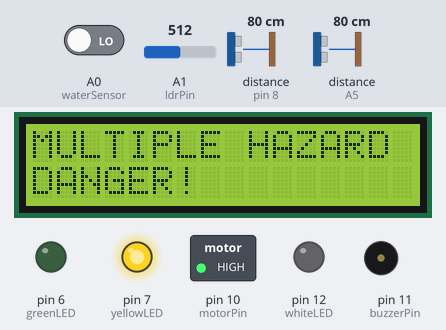
Bench run of a sketch on a simulated Arduino Uno, built with avr-gcc and run on an emulated ATmega328P. On the bench: 16×2 character LCD, switched loads named in the sketch (green lamp = pin HIGH), output pins drawn as LEDs (lit = HIGH), buzzer (waves = sounding, pin HIGH). Wiring (inferred from the names in the program): 2 × ultrasonic range finder: trigger pin 9, echo pin 8 / trigger A4, echo A5. The test bench sets the inputs (shaded band); at power-on: A1 (ldrPin) = 512, distance to the obstacle (sensors on pin 8, A5) 80 cm, A0 (waterSensor) LOW. The echo pulse lasts 58.3 µs per cm; pins used as bus, display or sensor lines are not drawn.

Above: at 2.78 s.
2.8 s: A1 (ldrPin) set to 481
At 2.94 s:
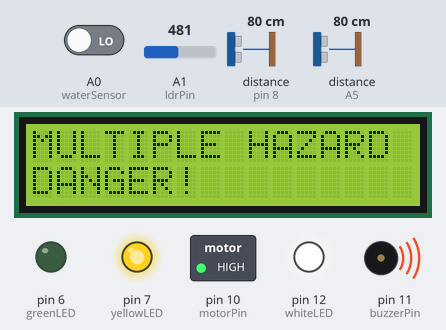
4.8 s: A1 (ldrPin) set to 510
At 5.14 s:
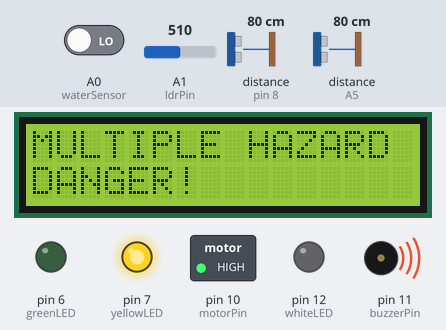
7.6 s: A1 (ldrPin) set to 490
At 7.98 s:
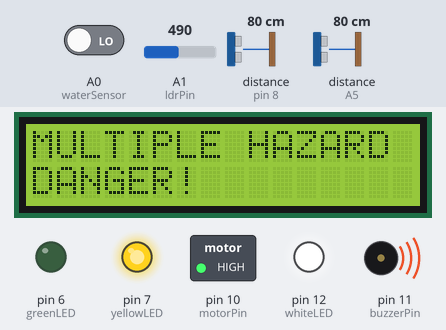
10.0 s: A1 (ldrPin) set to 511
At 10.18 s:
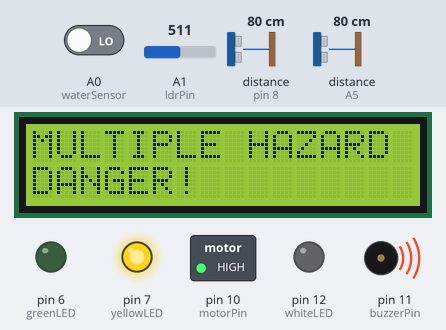
12.4 s: distance to the obstacle (sensor on pin 8) set to 18 cm
Timing chart, 0 to 16.4 s (numbered marks = the images above; inputs shaded):
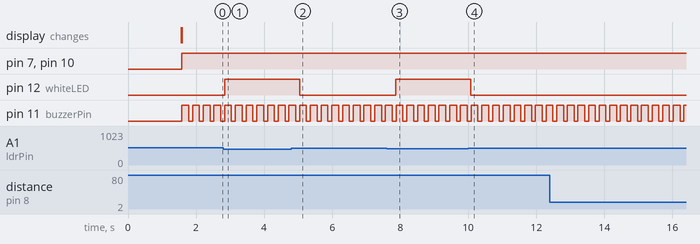

The sketch:

sketch_oct28d.ino
```cpp
#include <LiquidCrystal.h>

// LCD connections: RS, E, D4, D5, D6, D7
LiquidCrystal lcd(A2, A3, 5, 4, 3, 2);

// Pin assignments - Original ground-level sensor
const int trigPin = 9;
const int echoPin = 8;

// Pin assignments - New chest-level sensor
const int trigPinChest = A4;
const int echoPinChest = A5;

const int waterSensor = A0;
const int ldrPin = A1;

const int motorPin = 10;
const int buzzerPin = 11;

const int whiteLED = 12;
const int greenLED = 6;
const int yellowLED = 7;

// Obstacle detection distance in centimetres
const int obstacleDistance = 80;

// Adjust this threshold according to your LDR readings
const int darknessThreshold = 500;

// Water sensor output: adjust if your sensor logic is reversed
const int waterDetectedLevel = LOW;

long duration;
long durationChest;
int distance;
int distanceChest;
int ldrValue;

bool obstacleDetected;
bool chestObstacleDetected;
bool liquidDetected;

void setup() {
  pinMode(trigPin, OUTPUT);
  pinMode(echoPin, INPUT);

  pinMode(trigPinChest, OUTPUT);
  pinMode(echoPinChest, INPUT);

  pinMode(motorPin, OUTPUT);
  pinMode(buzzerPin, OUTPUT);

  pinMode(whiteLED, OUTPUT);
  pinMode(greenLED, OUTPUT);
  pinMode(yellowLED, OUTPUT);

  pinMode(waterSensor, INPUT);

  lcd.begin(16, 2);

  digitalWrite(trigPin, LOW);
  digitalWrite(trigPinChest, LOW);
  digitalWrite(motorPin, LOW);
  digitalWrite(buzzerPin, LOW);

  digitalWrite(whiteLED, LOW);
  digitalWrite(greenLED, LOW);
  digitalWrite(yellowLED, LOW);

  lcd.setCursor(0, 0);
  lcd.print("SMART CANE ON");
  delay(1500);
  lcd.clear();
}

void loop() {
  // --- 1. Read Original Ultrasonic Sensor (Ground/Lower level) ---
  digitalWrite(trigPin, LOW);
  delayMicroseconds(2);
  digitalWrite(trigPin, HIGH);
  delayMicroseconds(10);
  digitalWrite(trigPin, LOW);

  duration = pulseIn(echoPin, HIGH, 30000);
  if (duration == 0) {
    distance = 999;
  } else {
    distance = duration * 0.0343 / 2;
  }

  // --- 2. Read New Chest-Level Ultrasonic Sensor ---
  digitalWrite(trigPinChest, LOW);
  delayMicroseconds(2);
  digitalWrite(trigPinChest, HIGH);
  delayMicroseconds(10);
  digitalWrite(trigPinChest, LOW);

  durationChest = pulseIn(echoPinChest, HIGH, 30000);
  if (durationChest == 0) {
    distanceChest = 999;
  } else {
    distanceChest = durationChest * 0.0343 / 2;
  }

  // --- 3. Read Water & Light Sensors ---
  int waterValue = digitalRead(waterSensor);
  ldrValue = analogRead(ldrPin);

  // --- 4. Determine Detected Conditions ---
  obstacleDetected = (distance > 0 && distance <= obstacleDistance);
  bool chestObstacle = (distanceChest > 0 && distanceChest <= obstacleDistance);
  liquidDetected = (waterValue == waterDetectedLevel);

  // Automatic night light & Day/Night condition
  bool isNight = (ldrValue < darknessThreshold);
  if (isNight) {
    digitalWrite(whiteLED, HIGH); // Turn on white light during darkness
  } else {
    digitalWrite(whiteLED, LOW);  // Turn off white light during day
  }

  // Reset warning outputs (except buzzer/motor which will be handled per state)
  digitalWrite(greenLED, LOW);
  digitalWrite(yellowLED, LOW);
  digitalWrite(motorPin, LOW);
  digitalWrite(buzzerPin, LOW);

  // --- 5. Display & Feedback Logic ---

  // NORMAL / IDLE STATE
  if (!obstacleDetected && !chestObstacle && !liquidDetected) {
    lcd.setCursor(0, 0);
    // Shows DAY or NIGHT on the top line
    if (isNight) {
      lcd.print("NIGHT (LED ON)  ");
    } else {
      lcd.print("DAY (LED OFF)   ");
    }

    lcd.setCursor(0, 1);
    lcd.print("Path is clear   ");

    digitalWrite(greenLED, HIGH);
    delay(100); // Standard loop delay when safe
  }

  // CHEST-LEVEL OBSTACLE ONLY
  else if (!obstacleDetected && chestObstacle && !liquidDetected) {
    lcd.setCursor(0, 0);
    lcd.print("CHEST OBSTACLE! ");
    lcd.setCursor(0, 1);
    lcd.print("Dist: ");
    lcd.print(distanceChest);
    lcd.print("cm   ");

    digitalWrite(yellowLED, HIGH);
    digitalWrite(motorPin, HIGH);

    // Buzzer ON longer (louder/fuller tone) and slowed down
    digitalWrite(buzzerPin, HIGH);
    delay(400);  // Beep duration
    digitalWrite(buzzerPin, LOW);
    delay(400);  // Pause between beeps
  }

  // LOWER OBSTACLE DETECTED
  else if (obstacleDetected && !chestObstacle && !liquidDetected) {
    lcd.setCursor(0, 0);
    lcd.print("OBSTACLE DETECTED");
    lcd.setCursor(0, 1);
    lcd.print("Dist: ");
    lcd.print(distance);
    lcd.print("cm   ");

    digitalWrite(yellowLED, HIGH);
    digitalWrite(motorPin, HIGH);

    digitalWrite(buzzerPin, HIGH);
    delay(400);
    digitalWrite(buzzerPin, LOW);
    delay(400);
  }

  // LIQUID DETECTED ONLY
  else if (!obstacleDetected && !chestObstacle && liquidDetected) {
    lcd.setCursor(0, 0);
    lcd.print("LIQUID DETECTED ");
    lcd.setCursor(0, 1);
    lcd.print("Caution: Water  ");

    digitalWrite(yellowLED, HIGH);
    digitalWrite(motorPin, HIGH);

    digitalWrite(buzzerPin, HIGH);
    delay(400);
    digitalWrite(buzzerPin, LOW);
    delay(400);
  }

  // MULTIPLE HAZARDS (Obstacle + Liquid or Multiple Obstacles)
  else {
    lcd.setCursor(0, 0);
    lcd.print("MULTIPLE HAZARD ");
    lcd.setCursor(0, 1);
    lcd.print("DANGER!         ");

    digitalWrite(yellowLED, HIGH);
    digitalWrite(motorPin, HIGH);

    // Faster, urgent beeps for multiple hazards
    digitalWrite(buzzerPin, HIGH);
    delay(200);
    digitalWrite(buzzerPin, LOW);
    delay(100);
  }
}
```

Measured:
- the behaviour switches between 500 and 499 on A1 (ldrPin) (found by bisection; images 0 and 1)
- after the input at 2.8 s, pin 12 (whiteLED): LOW → HIGH at once
- after the input at 4.8 s, pin 12 (whiteLED): HIGH → LOW after 0.24 s
- after the input at 7.6 s, pin 12 (whiteLED): LOW → HIGH after 0.28 s
- after the input at 10.0 s, pin 12 (whiteLED): HIGH → LOW after 0.08 s
- by itself, pin 11 (buzzerPin): alternates HIGH for 0.20 s and LOW for 0.11 s
